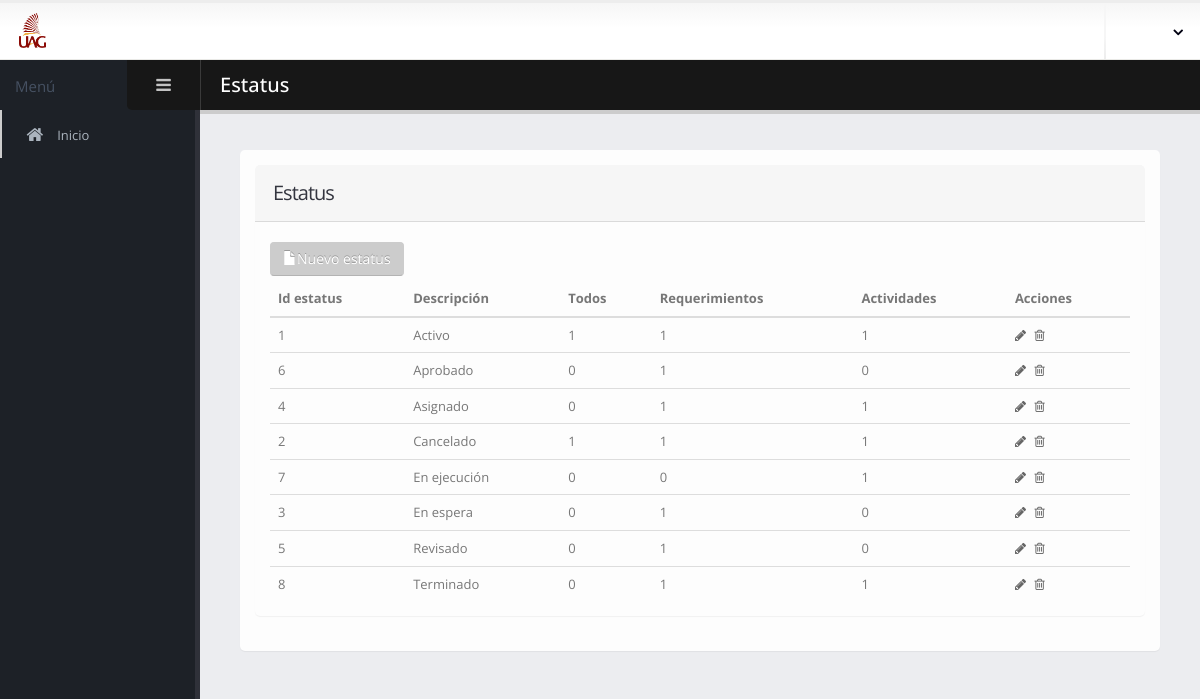
The page /index.php/estatus/todosEstatus on the database its author committed.
### tables this page shows
CREATE TABLE IF NOT EXISTS `estatus` (
  `idEstatus` int(11) NOT NULL,
  `descripcion` varchar(100) NOT NULL,
  `todos` tinyint(1) NOT NULL,
  `requisitos` tinyint(1) NOT NULL,
  `actividades` tinyint(1) NOT NULL
);

### application/controllers/estatus.php (called while the page is built, shortened)
<?php
class Estatus extends CI_Controller {
    function todosEstatus() {
        $this->load->model('modeloEstatus');
        $estatus = $this->modeloEstatus->get_estatus();
        $data['estatus'] = $estatus;
        $this->load->view('estatus/lista', $data);
    }
}

### index.php (called while the page is built, shortened)
<?php
require_once BASEPATH.'core/CodeIgniter.php';

### application/models/modeloEstatus.php (called while the page is built, shortened)
<?php
class ModeloEstatus extends CI_Model {
    public function get_estatus() {
        $query = $this->db->query("SELECT * FROM estatus order by descripcion ");
        if ($query->num_rows() > 0) {
            $rows = $query->result_array();
            return $rows;
        } else {
            return null;
        }
    }
}

### application/views/estatus/lista.php (the view, shortened to what this page needs)
<section role="main" class="content-body">
    <header class="page-header">
        <h2>Estatus</h2>
    </header>
    <div class="row">
        <div class="col-md-6 col-lg-12 col-xl-6">
            <section class="panel">
                <div class="panel-body">
                    <form id="formInicial" method="post" action="<?php echo base_url(); ?>index.php/estatus/nuevo" >
                        <div class="row">
                            <div class="col-md-12">
                                <section class="panel">
                                    <header class="panel-heading">
                                        <h2 class="panel-title">Estatus</h2>
                                    </header>
                                    <div class="panel-body">
                                        <div>
                                            <button type="submit" class="mb-xs mt-xs mr-xs btn btn-primary" name="nuevo" value="nuevo">
                                                <i class="glyphicon glyphicon-file"></i>Nuevo estatus</button>
                                        </div>
                                        <div class="table-responsive">
                                            <table class="table mb-none">
                                                <thead>
                                                    <tr>
                                                        <th>Id estatus</th>
                                                        <th>Descripción</th>
                                                        <th>Todos</th>
                                                        <th>Requerimientos</th>
                                                        <th>Actividades</th>
                                                        <th>Acciones</th>
                                                    </tr>
                                                </thead>
                                                <tbody>
                                                    <?php
                                                    if (!empty($estatus)) {
                                                        foreach ($estatus as $u):
                                                            ?>
                                                            <tr>
                                                                <td><?= $u['idEstatus'] ?></td>
                                                                <td><?= $u['descripcion'] ?></td>
                                                                <td><?= $u['todos'] ?></td>
                                                                <td><?= $u['requisitos'] ?></td>
                                                                <td><?= $u['actividades'] ?></td>
                                                                <td class="actions">
                                                                    <a href="<?php echo base_url(); ?>index.php/estatus/editar/<?= $u['idEstatus'] ?>"><i class="fa fa-pencil"></i></a>
                                                                    <a class="show-delete-modal" href="#" data-idestatus="<?= $u['idEstatus'] ?>" data-toggle="modal" data-target="#modal-eliminar">
                                                                        <i class="fa fa-trash-o"></i></a>
                                                                </td>
                                                            </tr>
                                                        <?php endforeach;
                                                    } else { ?> <tr> <td> No hay información </td>  <?php } ?>
                                                </tbody>
                                            </table>
                                        </div>
                                    </div>
                                </section>
                            </div>
                        </div>
                    </form>
                </div>
            </section>
        </div>
    </div>
</section>

### rows shown on the page
estatus: idEstatus "1", descripcion "Activo", todos "1", requisitos "1", actividades "1"
estatus: idEstatus "6", descripcion "Aprobado", todos "0", requisitos "1", actividades "0"
estatus: idEstatus "4", descripcion "Asignado", todos "0", requisitos "1", actividades "1"
estatus: idEstatus "2", descripcion "Cancelado", todos "1", requisitos "1", actividades "1"
estatus: idEstatus "7", descripcion "En ejecución", todos "0", requisitos "0", actividades "1"
estatus: idEstatus "3", descripcion "En espera", todos "0", requisitos "1", actividades "0"
estatus: idEstatus "5", descripcion "Revisado", todos "0", requisitos "1", actividades "0"
estatus: idEstatus "8", descripcion "Terminado", todos "0", requisitos "1", actividades "1"
